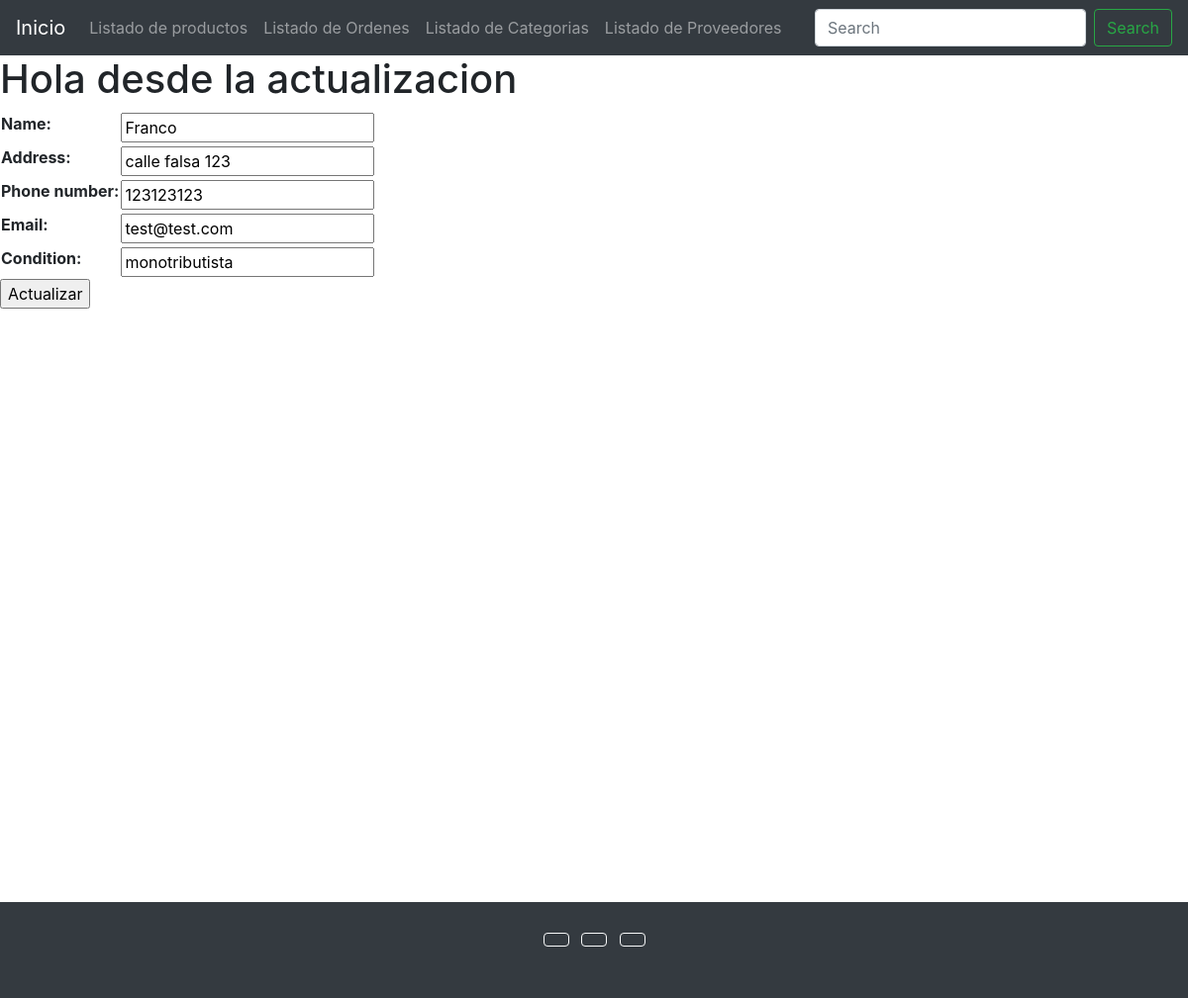
Before: /providers/provider-update/1/ with the older database file.
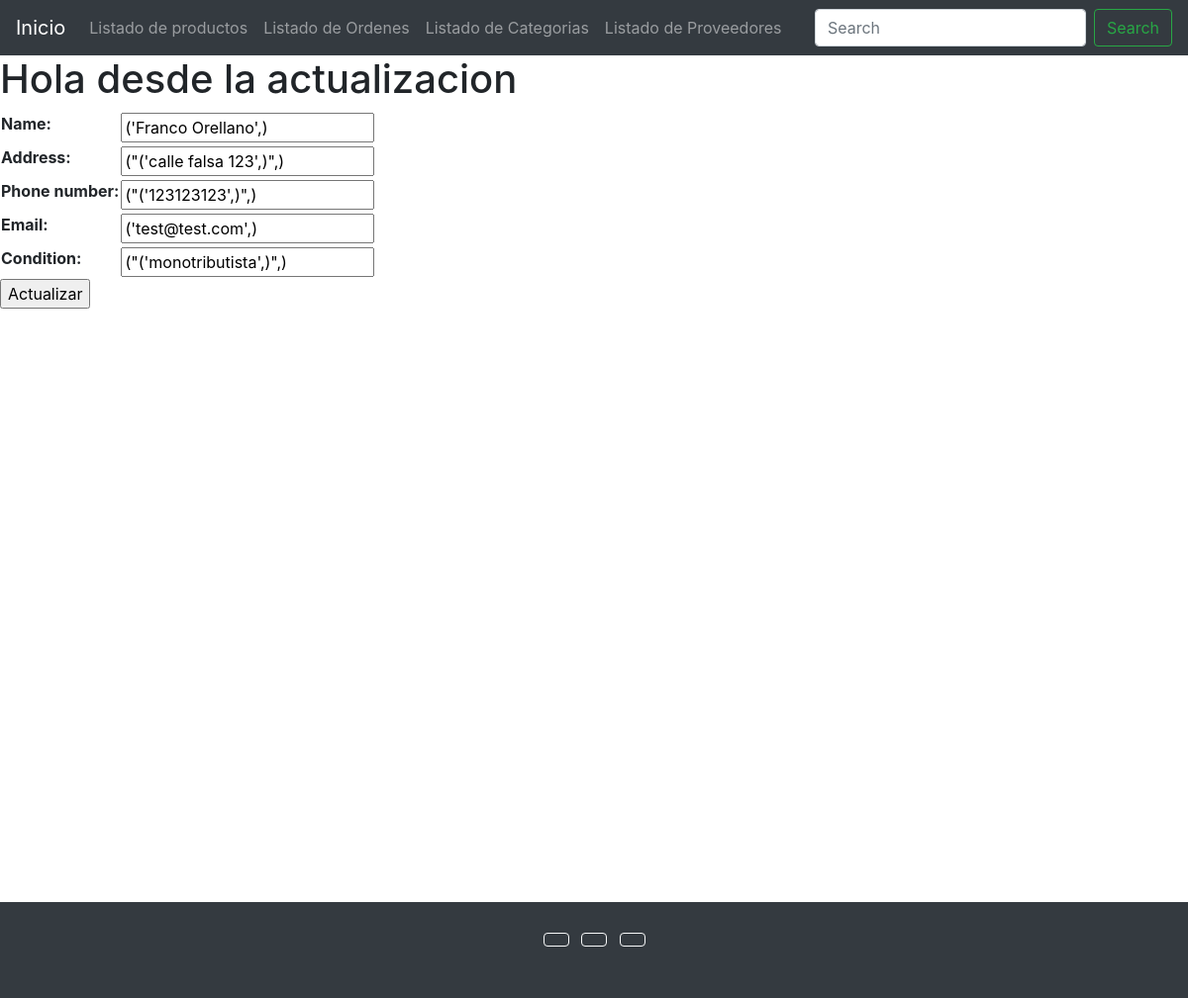
After: the same page with the newer database file.
### providers/models.py (models this page shows, shortened)
class Provider(models.Model):
    CONDITION_CHOICES = (
        ('monotributista', 'monotributista'),
        ('responsable inscripto', 'responsable inscripto'),
    )
    name = models.CharField(max_length=100)
    address = models.CharField(max_length=300)
    phone_number = models.CharField(max_length=20)
    email = models.EmailField()
    condition = models.CharField(max_length=50, choices = CONDITION_CHOICES)
    is_active = models.BooleanField(default=True)

### providers/views.py (the view, shortened to what this page needs)
# urls.py: path('provider-update/<int:pk>/', provider_update, name='provider_update'),
def provider_update(request, pk):
    provider = Provider.objects.get(id=pk)
    if request.method == 'GET':
        context = {
            'form': ProviderForm(
                initial={
                    'name':provider.name,
                    'address':provider.address,
                    'phone_number':provider.phone_number,
                    'email':provider.email,
                    'condition':provider.condition,
                }
            )
        }
        return render(request, 'providers/provider-update.html', context=context)

### providers/forms.py
class ProviderForm(forms.Form):
    name = forms.CharField(max_length=100)
    address = forms.CharField(max_length=300)
    phone_number = forms.CharField(max_length=20)
    email = forms.EmailField()
    condition = forms.CharField(max_length=50)

### templates/providers/provider-update.html (shortened to what this page needs)
{% extends 'base.html' %}
{% block content %}
    <h1>Hola desde la actualizacion</h1>
    {% if form %}
        <form action="" method="POST">
            <table>
                {{form.as_table}}
            </table>
            <input type="submit" value="Actualizar">
        </form>
    {% endif %}
{% endblock %}

Changed rows visible on the page:
changed Provider: name "Franco" → "('Franco Orellano',)"; address "calle falsa 123" → "(\"('calle falsa 123',)\",)"; phone_number "123123123" → "(\"('123123123',)\",)"; email "test@test.com" → "('test@test.com',)"; condition "monotributista" → "(\"('monotributista',)\",)"
